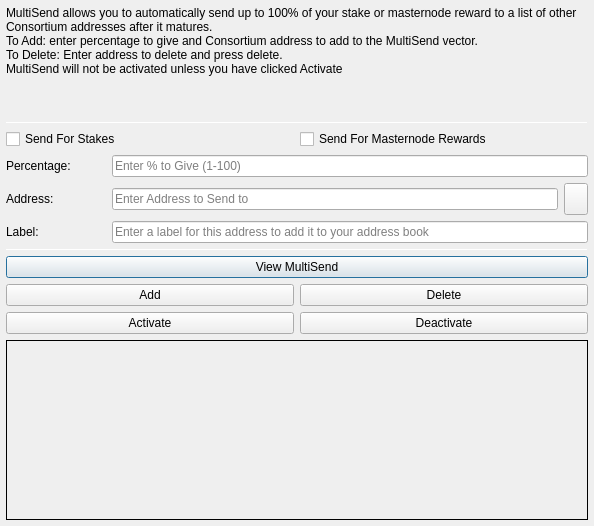
<?xml version="1.0" encoding="UTF-8"?>
<ui version="4.0">
 <class>MultiSendDialog</class>
 <widget class="QDialog" name="MultiSendDialog">
  <property name="windowModality">
   <enum>Qt::NonModal</enum>
  </property>
  <property name="geometry">
   <rect>
    <x>0</x>
    <y>0</y>
    <width>594</width>
    <height>526</height>
   </rect>
  </property>
  <property name="windowTitle">
   <string>MultiSend</string>
  </property>
  <layout class="QVBoxLayout" name="verticalLayout" stretch="0">
   <property name="margin">
    <number>6</number>
   </property>
   <item>
    <layout class="QVBoxLayout" name="verticalLayout_Main" stretch="1,1,1,0,1,1,1">
     <item>
      <widget class="QLabel" name="label_2">
       <property name="lineWidth">
        <number>1</number>
       </property>
       <property name="text">
        <string>MultiSend allows you to automatically send up to 100% of your stake or masternode reward to a list of other Consortium addresses after it matures.
To Add: enter percentage to give and Consortium address to add to the MultiSend vector.
To Delete: Enter address to delete and press delete.
MultiSend will not be activated unless you have clicked Activate</string>
       </property>
       <property name="alignment">
        <set>Qt::AlignLeading|Qt::AlignLeft|Qt::AlignTop</set>
       </property>
       <property name="wordWrap">
        <bool>true</bool>
       </property>
      </widget>
     </item>
     <item>
      <widget class="Line" name="line">
       <property name="minimumSize">
        <size>
         <width>0</width>
         <height>1</height>
        </size>
       </property>
       <property name="maximumSize">
        <size>
         <width>16777215</width>
         <height>1</height>
        </size>
       </property>
       <property name="orientation">
        <enum>Qt::Horizontal</enum>
       </property>
      </widget>
     </item>
     <item>
      <layout class="QVBoxLayout" name="verticalLayout_Settings">
       <item>
        <layout class="QHBoxLayout" name="horizontalLayout">
         <item>
          <widget class="QCheckBox" name="multiSendStakeCheckBox">
           <property name="text">
            <string>Send For Stakes</string>
           </property>
          </widget>
         </item>
         <item>
          <widget class="QCheckBox" name="multiSendMasternodeCheckBox">
           <property name="text">
            <string>Send For Masternode Rewards</string>
           </property>
          </widget>
         </item>
        </layout>
       </item>
       <item>
        <layout class="QHBoxLayout" name="horizontalLayout_6">
         <item>
          <widget class="QLabel" name="label">
           <property name="minimumSize">
            <size>
             <width>100</width>
             <height>0</height>
            </size>
           </property>
           <property name="toolTip">
            <string>Percentage of stake to send</string>
           </property>
           <property name="text">
            <string>Percentage:</string>
           </property>
          </widget>
         </item>
         <item>
          <widget class="QLineEdit" name="multiSendPercentEdit">
           <property name="toolTip">
            <string>Enter whole numbers 1 - 100</string>
           </property>
           <property name="placeholderText">
            <string>Enter % to Give (1-100)</string>
           </property>
          </widget>
         </item>
        </layout>
       </item>
       <item>
        <layout class="QHBoxLayout" name="horizontalLayout_7">
         <item>
          <widget class="QLabel" name="label_5">
           <property name="minimumSize">
            <size>
             <width>100</width>
             <height>0</height>
            </size>
           </property>
           <property name="toolTip">
            <string>Address to send portion of stake to</string>
           </property>
           <property name="text">
            <string>Address:</string>
           </property>
          </widget>
         </item>
         <item>
          <widget class="QLineEdit" name="multiSendAddressEdit">
           <property name="toolTip">
            <string/>
           </property>
           <property name="placeholderText">
            <string>Enter Address to Send to</string>
           </property>
          </widget>
         </item>
         <item>
          <widget class="QToolButton" name="addressBookButton">
           <property name="maximumSize">
            <size>
             <width>16777215</width>
             <height>32</height>
            </size>
           </property>
           <property name="toolTip">
            <string>Choose an address from the address book</string>
           </property>
           <property name="text">
            <string/>
           </property>
           <property name="icon">
            <iconset resource="../consortium.qrc">
             <normaloff>:/icons/address-book</normaloff>:/icons/address-book</iconset>
           </property>
           <property name="shortcut">
            <string>Alt+A</string>
           </property>
          </widget>
         </item>
        </layout>
       </item>
      </layout>
     </item>
     <item>
      <layout class="QHBoxLayout" name="horizontalLayout_3">
       <item>
        <widget class="QLabel" name="label_3">
         <property name="minimumSize">
          <size>
           <width>100</width>
           <height>0</height>
          </size>
         </property>
         <property name="text">
          <string>Label:</string>
         </property>
        </widget>
       </item>
       <item>
        <widget class="QLineEdit" name="labelAddressLabelEdit">
         <property name="placeholderText">
          <string>Enter a label for this address to add it to your address book</string>
         </property>
        </widget>
       </item>
      </layout>
     </item>
     <item>
      <widget class="Line" name="line_2">
       <property name="minimumSize">
        <size>
         <width>0</width>
         <height>1</height>
        </size>
       </property>
       <property name="maximumSize">
        <size>
         <width>16777215</width>
         <height>1</height>
        </size>
       </property>
       <property name="orientation">
        <enum>Qt::Horizontal</enum>
       </property>
      </widget>
     </item>
     <item>
      <layout class="QVBoxLayout" name="verticalLayout_Buttons">
       <item>
        <layout class="QHBoxLayout" name="horizontalLayout_4">
         <item>
          <widget class="QPushButton" name="viewButton">
           <property name="toolTip">
            <string/>
           </property>
           <property name="statusTip">
            <string>View MultiSend Vector</string>
           </property>
           <property name="text">
            <string>View MultiSend</string>
           </property>
          </widget>
         </item>
        </layout>
       </item>
       <item>
        <layout class="QHBoxLayout" name="horizontalLayout_2">
         <item>
          <widget class="QPushButton" name="addButton">
           <property name="toolTip">
            <string/>
           </property>
           <property name="statusTip">
            <string>Add to MultiSend Vector</string>
           </property>
           <property name="text">
            <string>Add</string>
           </property>
          </widget>
         </item>
         <item>
          <widget class="QPushButton" name="deleteButton">
           <property name="toolTip">
            <string/>
           </property>
           <property name="statusTip">
            <string>Delete Address From MultiSend Vector</string>
           </property>
           <property name="text">
            <string>Delete</string>
           </property>
          </widget>
         </item>
        </layout>
       </item>
       <item>
        <layout class="QHBoxLayout" name="horizontalLayout_5">
         <item>
          <widget class="QPushButton" name="activateButton">
           <property name="statusTip">
            <string>Activate MultiSend</string>
           </property>
           <property name="text">
            <string>Activate</string>
           </property>
          </widget>
         </item>
         <item>
          <widget class="QPushButton" name="disableButton">
           <property name="statusTip">
            <string>Deactivate MultiSend</string>
           </property>
           <property name="text">
            <string>Deactivate</string>
           </property>
          </widget>
         </item>
        </layout>
       </item>
      </layout>
     </item>
     <item>
      <widget class="QLabel" name="message">
       <property name="minimumSize">
        <size>
         <width>0</width>
         <height>180</height>
        </size>
       </property>
       <property name="frameShape">
        <enum>QFrame::Panel</enum>
       </property>
       <property name="frameShadow">
        <enum>QFrame::Plain</enum>
       </property>
       <property name="lineWidth">
        <number>1</number>
       </property>
       <property name="midLineWidth">
        <number>1</number>
       </property>
       <property name="text">
        <string/>
       </property>
       <property name="alignment">
        <set>Qt::AlignLeading|Qt::AlignLeft|Qt::AlignTop</set>
       </property>
       <property name="wordWrap">
        <bool>true</bool>
       </property>
      </widget>
     </item>
    </layout>
   </item>
  </layout>
 </widget>
 <resources>
  <include location="../consortium.qrc"/>
 </resources>
 <connections/>
</ui>
